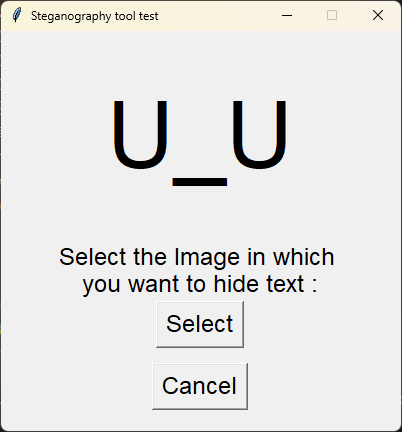
#> input picture src/assits/hide1.png, 402 x 432 px
$ python -i main.py   (imports and definitions only)
#> lines starting #> are read from the running program, lines starting #| are printed output that depends on the picture
from tkinter import *
from tkinter import ttk
import tkinter.filedialog
from PIL import ImageTk
from PIL import Image
from tkinter import messagebox
from io import BytesIO
import os


class Stegnography_test:

    output_image_size = 0

    # [125 lines left out: functions main, win1_reveal, win2_reveal, win1_hide, win2_hide, not called in this run]

    def home(self,frame):
            frame.destroy()
            self.main(root)
    # [77 lines left out: functions reveal_fun, toBinary, StegnoPix, hide_fun, not called in this run]

    def exit(self,frame):
        frame.destroy()
        self.main(root)

# [1 line not run here, left out]
o = Stegnography_test()
# [2 lines not run here, left out]

>>> import cv2
>>> picture = cv2.imread('assits/hide1.png', cv2.IMREAD_GRAYSCALE)
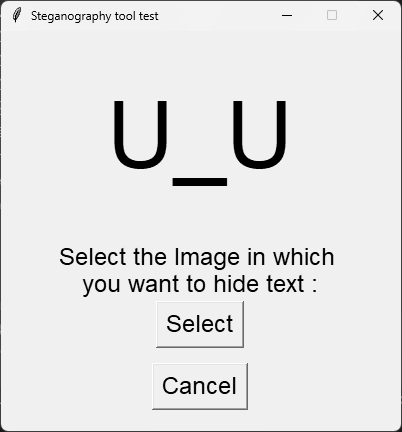
#> picture: shape (432, 402); min 0, max 255, mean 228.9
#> (the run stopped early here; a loop or call above may not have finished)

$ run again, on src/assits/hide2.png
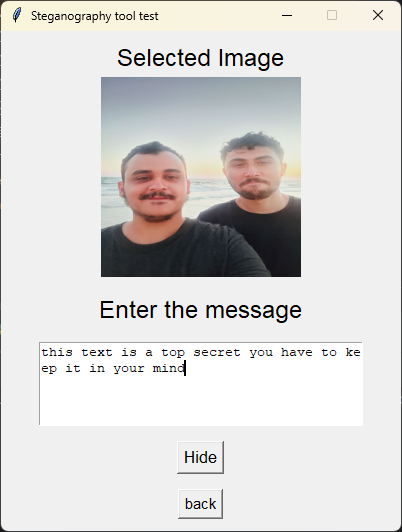
#> input picture src/assits/hide2.png, 402 x 532 px
#> `picture = cv2.imread('assits/hide1.png', cv2.IMREAD_GRAYSCALE)`:
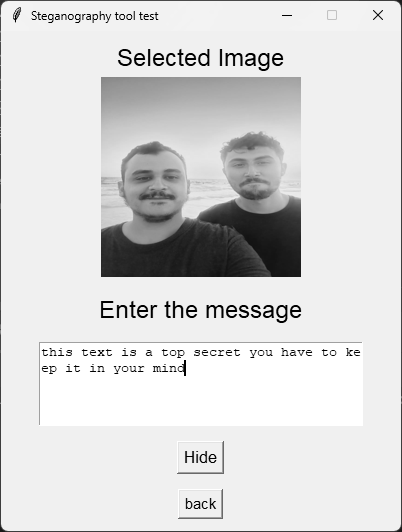
#> picture: shape (532, 402); min 0, max 255, mean 217.7

$ run again, on src/assits/home.png
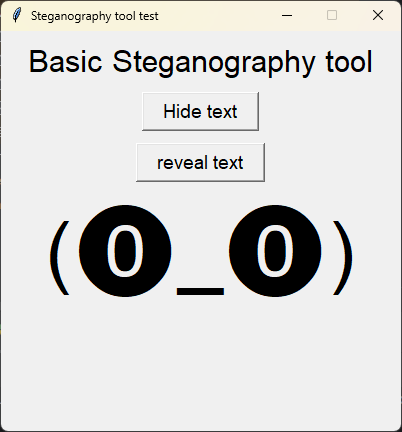
#> input picture src/assits/home.png, 402 x 432 px
#> `picture = cv2.imread('assits/hide1.png', cv2.IMREAD_GRAYSCALE)`:
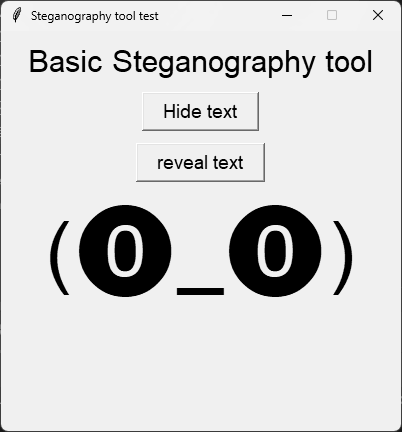
#> picture: shape (432, 402); min 0, max 255, mean 215.1

$ run again, on src/assits/reveal1.png
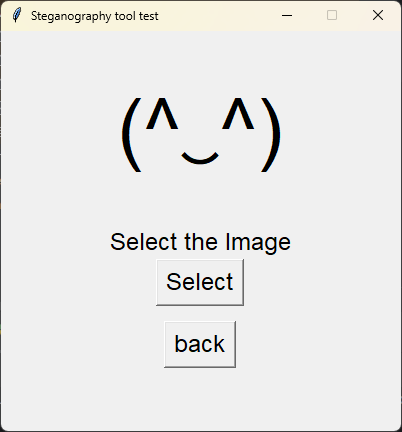
#> input picture src/assits/reveal1.png, 402 x 432 px
#> `picture = cv2.imread('assits/hide1.png', cv2.IMREAD_GRAYSCALE)`:
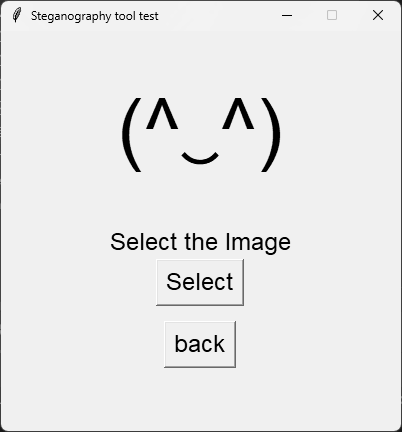
#> picture: shape (432, 402); min 0, max 255, mean 232.8
